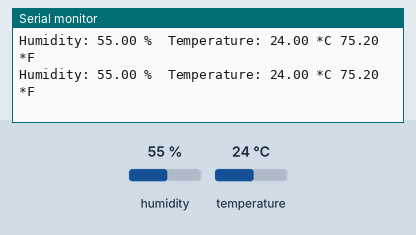
Recording of a sketch running on a simulated Arduino Uno, built with avr-gcc and run on an emulated ATmega328P. On the bench: the last lines printed to the serial monitor. The test bench sets the inputs (shaded band); at power-on: humidity 55 %, temperature 24 °C.

Above: at 4.8 s.
4.9 s: humidity set to 22 %
At 7.2 s:
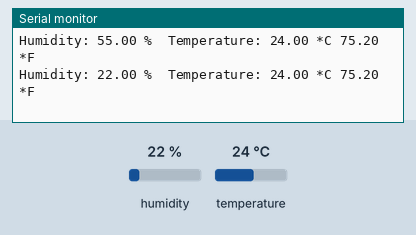
7.9 s: temperature set to 12 °C
At 8.9 s:
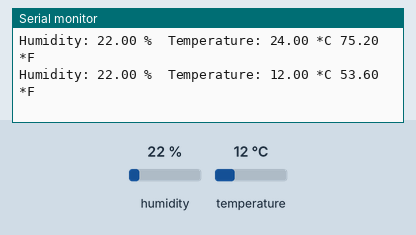
10.9 s: humidity set to 40 %
At 12.5 s:
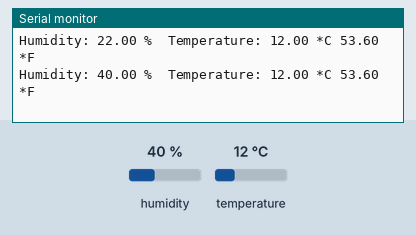
Timing chart, 0 to 14.0 s (numbered marks = the images above; inputs shaded):
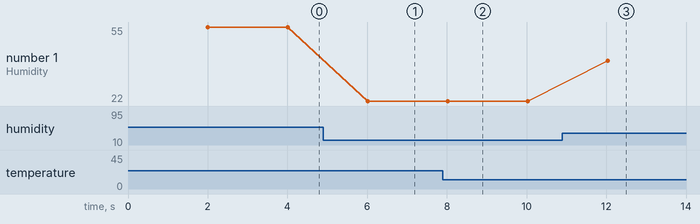

The sketch:

final_ch1_6.ino
```cpp
#include "DHT.h"
#define DHTPIN 2
#define DHTTYPE DHT22

DHT dht(DHTPIN, DHTTYPE);

void setup() {
  Serial.begin(9600);
  dht.begin();
}

void loop() {
  delay(2000);
  // get humidity reading
  float h = dht.readHumidity();
  // get temperature reading in Celsius
  float t = dht.readTemperature();
  // get temperature reading in Fahrenheit
  float f = dht.readTemperature(true);
  if (isnan(h) || isnan(t) || isnan(f)) {
    Serial.println("Failed to read from DHT sensor!");
    return;
  }

  Serial.print("Humidity: ");
  Serial.print(h);
  Serial.print(" %\t");
  Serial.print("Temperature: ");
  Serial.print(t);
  Serial.print(" *C ");
  Serial.print(f);
  Serial.println(" *F");
}
```

Measured:
- after the input at 4.9 s, the serial monitor: prints a new line after 1.1 s (image 1)
- after the input at 7.9 s, the serial monitor: prints a new line after 0.13 s (image 2)
- after the input at 10.9 s, the serial monitor: prints a new line after 1.1 s (image 3)
- plotted number 1: 55 → 22 after the input at 4.9 s, 22 → 40 after the input at 10.9 s
